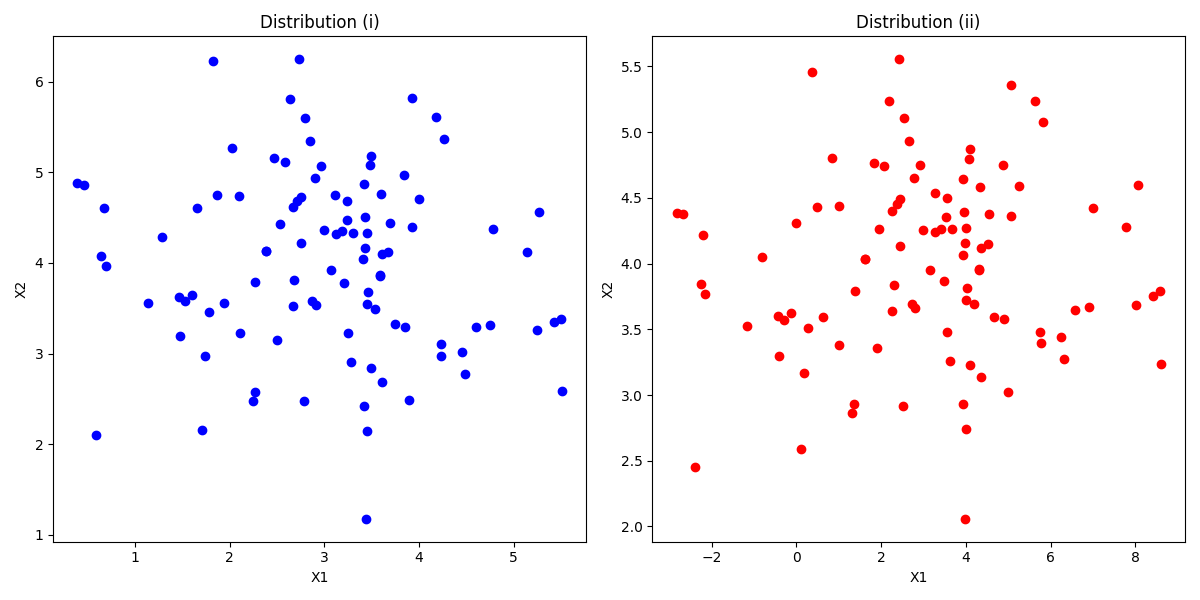

This chart was generated by the following Python code:
import numpy as np
import matplotlib.pyplot as plt
# Part (c) (i)
mu1 = np.array([3, 4])
Sigma1 = np.array([[1, 0], [0, 1]])
# Part (c) (ii)
mu2 = np.array([3, 4])
Sigma2 = np.array([[5, 0.1], [0.2, 0.5]])
# Generate 100 samples of standard normal vectors
Z = np.random.randn(100, 2)
# Cholesky decomposition
L1 = np.linalg.cholesky(Sigma1)
L2 = np.linalg.cholesky(Sigma2)
# Transformations
X1 = mu1 + Z @ L1.T
X2 = mu2 + Z @ L2.T
# Scatter plots
plt.figure(figsize=(12, 6))
plt.subplot(1, 2, 1)
plt.scatter(X1[:, 0], X1[:, 1], color='blue')
plt.title('Distribution (i)')
plt.xlabel('X1')
plt.ylabel('X2')
plt.subplot(1, 2, 2)
plt.scatter(X2[:, 0], X2[:, 1], color='red')
plt.title('Distribution (ii)')
plt.xlabel('X1')
plt.ylabel('X2')
plt.tight_layout()
plt.show()
